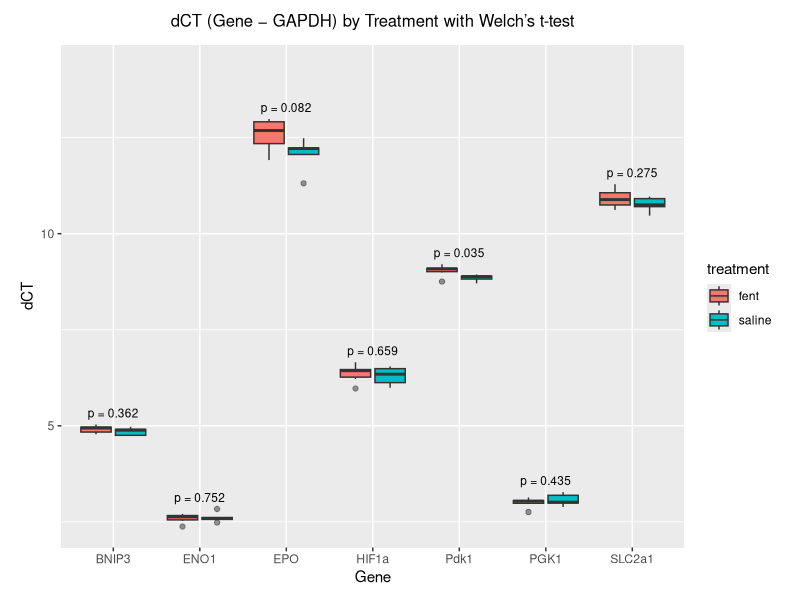
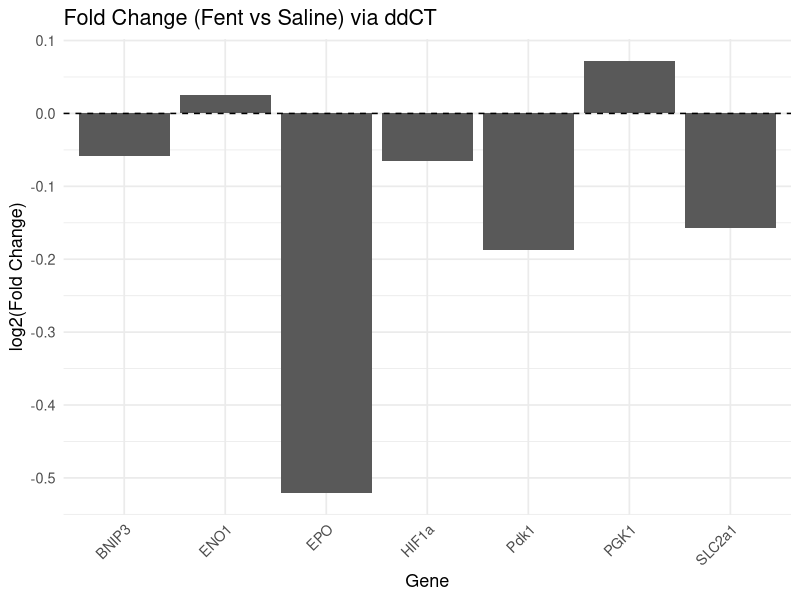
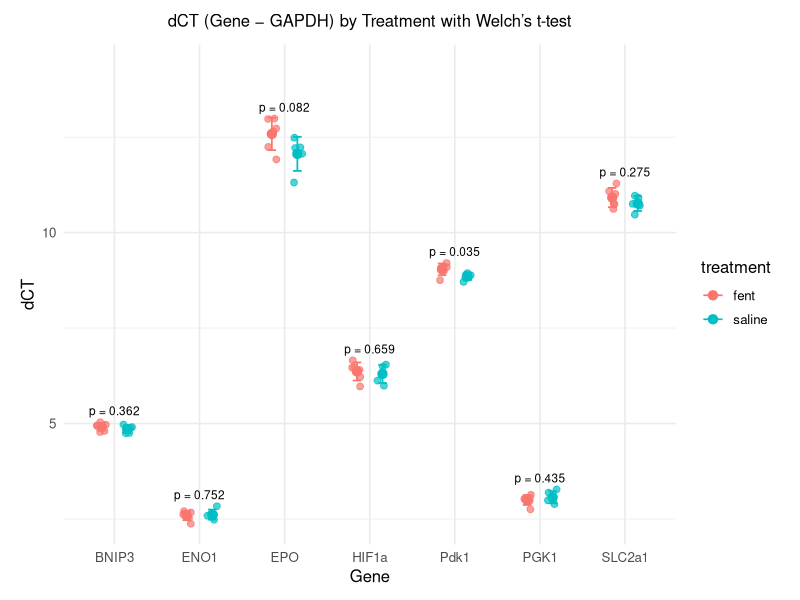

Recreate these plots in R, in order.
## ---- chunk 1
library(dplyr)
library(tidyr)
library(ggplot2)
## ---- chunk 2
df <- read.csv("qpcr practice - Sheet2.csv",row.names=1)
df$treatment <- c(rep("fent", 6), rep("saline", 5))
## ---- chunk 3
gene_names <- c("GAPDH", "PGK1", "ENO1", "BNIP3", "Pdk1", "EPO", "SLC2a1", "HIF1a")
rep_names  <- rep(1:3, times = length(gene_names))
gene_labels <- rep(gene_names, each = 3)
new_names <- paste0(gene_labels, "_", rep_names)

colnames(df)[1:24] <- new_names
colnames(df)[25] <- "treatment"   # last column is treatment

df$sample_id <- seq_len(nrow(df))
head(df)
## ---- chunk 4

df_long <- df %>%
  pivot_longer(
    cols = all_of(new_names),
    names_to = "gene_rep",
    values_to = "CT"
  ) %>%
  separate(gene_rep, into = c("gene", "rep"), sep = "_", remove = TRUE)
head(df_long)
## ---- chunk 5
# average the triplicates
gene_means <- df_long %>%
  group_by(sample_id, treatment, gene) %>%
  summarise(mean_CT = mean(CT, na.rm = TRUE), .groups = "drop")

# make a df with the GAPDH means
gapdh_means <- gene_means %>%
  filter(gene == "GAPDH") %>%
  select(sample_id, treatment, gapdh_mean = mean_CT)
gene_means
gapdh_means
## ---- chunk 6
#add the gapdh mean for that mouse to the column, and then subtract it from the CT of each other gene 
dCT <- gene_means %>%
  left_join(gapdh_means, by = c("sample_id", "treatment")) %>%
  mutate(dCT = mean_CT - gapdh_mean) %>%
  filter(gene != "GAPDH")   

dCT_summary <- dCT %>%
  group_by(treatment, gene) %>%
  summarise(mean_dCT = mean(dCT, na.rm = TRUE),
            sd_dCT   = sd(dCT, na.rm = TRUE),
            .groups = "drop")
dCT_summary
## ---- chunk 7
t_results <- dCT %>%
  group_by(gene) %>%
  summarise(
    t_pvalue   = t.test(dCT ~ treatment, var.equal = FALSE)$p.value,
    t_stat     = unname(t.test(dCT ~ treatment, var.equal = FALSE)$statistic),
    mean_fent   = mean(dCT[treatment == "fent"], na.rm = TRUE),
    mean_saline = mean(dCT[treatment == "saline"], na.rm = TRUE),
    diff = mean_fent - mean_saline,
    .groups = "drop"
  ) %>%
  mutate(p_label = paste0("p = ", formatC(t_pvalue, format = "f", digits = 3)))

# print results sorted by p-value
t_results <- t_results %>% arrange(t_pvalue)
t_results
## ---- chunk 8


y_pos <- dCT %>%
  group_by(gene) %>%
  summarise(y = max(dCT, na.rm = TRUE) + 0.3, .groups = "drop")

sig_df <- t_results %>% left_join(y_pos, by = "gene")

# 3) Boxplot + significance text
pd <- position_dodge(width = 0.8)

ggplot(dCT, aes(x = gene, y = dCT, fill = treatment)) +
  geom_boxplot(width = 0.7, position = pd, outlier.alpha = 0.5) +
 
  geom_text(
    data = sig_df,
    inherit.aes = FALSE,
    aes(x = gene, y = y, label = p_label),
    size = 3
  ) +
  scale_y_continuous(expand = expansion(mult = c(0.05, 0.15))) +  # extra headroom
  labs(
    title = "dCT (Gene − GAPDH) by Treatment with Welch’s t-test",
    x = "Gene",
    y = "dCT"
  ) +
   theme(plot.margin = margin(10, 15, 10, 15), plot.title = element_text(size = 12, hjust = 0.5, margin = margin(b = 10))) +   
coord_cartesian(clip = "off")                 

## ---- chunk 9
dct_mean <- dCT %>%
  group_by(gene, treatment) %>%
  summarise(mean_dCT = mean(dCT, na.rm = TRUE), .groups = "drop")


ddct <- dct_mean %>%
  pivot_wider(names_from = treatment, values_from = mean_dCT) %>%
  mutate(
    ddCT = fent - saline,                 # ΔΔCT
    fold_change = 2^(-ddCT),              # relative expression
    log2_fc = -ddCT                       # log2 FC for plotting
  )


## 5) Plot log2 fold change (fent vs saline)
ggplot(ddct, aes(x = gene, y = log2_fc)) +
  geom_col() +
  geom_hline(yintercept = 0, linetype = "dashed") +
  labs(
    title = "Fold Change (Fent vs Saline) via ddCT",
    x = "Gene",
    y = "log2(Fold Change)"
  ) +
  theme_minimal(base_size = 13) +
  theme(
    axis.text.x = element_text(angle = 45, hjust = 1)  # avoid guide position warnings
  )
## ---- chunk 10
dCT_summary <- dCT %>%
  dplyr::group_by(gene, treatment) %>%
  dplyr::summarise(
    mean_dCT = mean(dCT, na.rm = TRUE),
    sd_dCT   = sd(dCT, na.rm = TRUE),
    .groups = "drop"
  )

# 2) Positioning
pd  <- position_dodge(width = 0.6)
pjd <- position_jitterdodge(jitter.width = 0.12, dodge.width = 0.6)

# 3) Replicate dots + mean ± SD + p-value labels
ggplot(dCT, aes(x = gene, y = dCT, color = treatment)) +
  # all replicates as dots
  geom_point(position = pjd, alpha = 0.7, size = 2) +

  # mean ± SD per gene × treatment
  geom_errorbar(
    data = dCT_summary,
    inherit.aes = FALSE,
    aes(x = gene,
        ymin = mean_dCT - sd_dCT,
        ymax = mean_dCT + sd_dCT,
        color = treatment),
    position = pd,
    width = 0.2,
    linewidth = 0.6
  ) +
  geom_point(
    data = dCT_summary,
    inherit.aes = FALSE,
    aes(x = gene, y = mean_dCT, color = treatment),
    position = pd,
    size = 2.8
  ) +

  # p-value labels you already computed
  geom_text(
    data = sig_df,
    inherit.aes = FALSE,
    aes(x = gene, y = y, label = p_label),
    size = 3
  ) +

  scale_y_continuous(expand = expansion(mult = c(0.05, 0.15))) +
  labs(
    title = "dCT (Gene − GAPDH) by Treatment with Welch’s t-test",
    x = "Gene",
    y = "dCT"
  ) +
  theme_minimal(base_size = 12) +
  theme(
    plot.margin = margin(10, 15, 10, 15),
    plot.title  = element_text(size = 12, hjust = 0.5, margin = margin(b = 10))
  ) +
  coord_cartesian(clip = "off")
## ---- chunk 11
library(knitr)
gene_names <- c("GAPDH","PGK1","ENO1","BNIP3","Pdk1","EPO","SLC2a1","HIF1a")
new_names  <- paste0(rep(gene_names, each = 3), "_", rep(1:3, times = length(gene_names)))


# ensure Sample id exists (for grouping)
if (!"Sample" %in% names(df)) df$Sample <- paste0("S", seq_len(nrow(df)))

df_long <- df %>%
  pivot_longer(cols = all_of(new_names), names_to = "gene_rep", values_to = "CT") %>%
  separate(gene_rep, into = c("gene","rep"), sep = "_", remove = TRUE) %>%
  group_by(Sample, treatment, gene) %>%
  summarise(mean_CT = mean(CT, na.rm = TRUE), .groups = "drop")

gapdh <- df_long %>%
  filter(gene == "GAPDH") %>%
  select(Sample, treatment, gapdh_CT = mean_CT)

dCT <- df_long %>%
  left_join(gapdh, by = c("Sample","treatment")) %>%
  mutate(dCT = mean_CT - gapdh_CT) %>%
  filter(gene != "GAPDH") %>%
  mutate(expr = 2^(-dCT))  # linearized per-sample

by_trt <- dCT %>%
  group_by(gene, treatment) %>%
  summarise(
    n         = dplyr::n(),
    mean_dCT  = mean(dCT, na.rm = TRUE),
    sd_dCT    = sd(dCT, na.rm = TRUE),
    mean_expr = mean(expr, na.rm = TRUE),
    .groups = "drop"
  )

# --- 4) ΔΔCT (fent − saline) and fold change 2^(−ΔΔCT) ---
wide <- by_trt %>%
  select(gene, treatment, mean_dCT, sd_dCT, mean_expr) %>%
  pivot_wider(names_from = treatment, values_from = c(mean_dCT, sd_dCT, mean_expr), names_sep = ".")

summary_tbl <- wide %>%
  mutate(
    ddCT        = mean_dCT.fent - mean_dCT.saline,
    fold_change = 2^(-ddCT)
  )

# --- 5) OPTIONAL: Welch p-value on ΔCT per gene ---
pvals <- dCT %>%
  group_by(gene) %>%
  summarise(p_value = tryCatch(t.test(dCT ~ treatment, var.equal = FALSE)$p.value, error = function(e) NA_real_),
            .groups = "drop")

summary_tbl <- summary_tbl %>% left_join(pvals, by = "gene")

# --- 6) Make a neat display table (no gt) ---
display_tbl <- summary_tbl %>%
  transmute(
    Gene = gene,
    `ΔCT fent (mean±SD)`   = sprintf("%.3f ± %.3f", mean_dCT.fent,   sd_dCT.fent),
    `ΔCT saline (mean±SD)` = sprintf("%.3f ± %.3f", mean_dCT.saline, sd_dCT.saline),
    `ΔΔCT (fent - saline)` = sprintf("%.3f", ddCT),
    `Fold change 2^-ΔΔCT`  = sprintf("%.3f", fold_change),
    `2^-ΔCT fent (mean)`   = sprintf("%.3f", mean_expr.fent),
    `2^-ΔCT saline (mean)` = sprintf("%.3f", mean_expr.saline),
    `Welch p`              = ifelse(is.na(p_value), "—", formatC(p_value, format = "f", digits = 3))
  ) %>%
  arrange(Gene)

# Render with knitr::kable (works great in Quarto PDF)
kable(display_tbl, align = "lccccccc", caption = "CB Hypoxia qPCR Summary: ΔCT, ΔΔCT, linearized (2^-ΔCT), and fold change")

